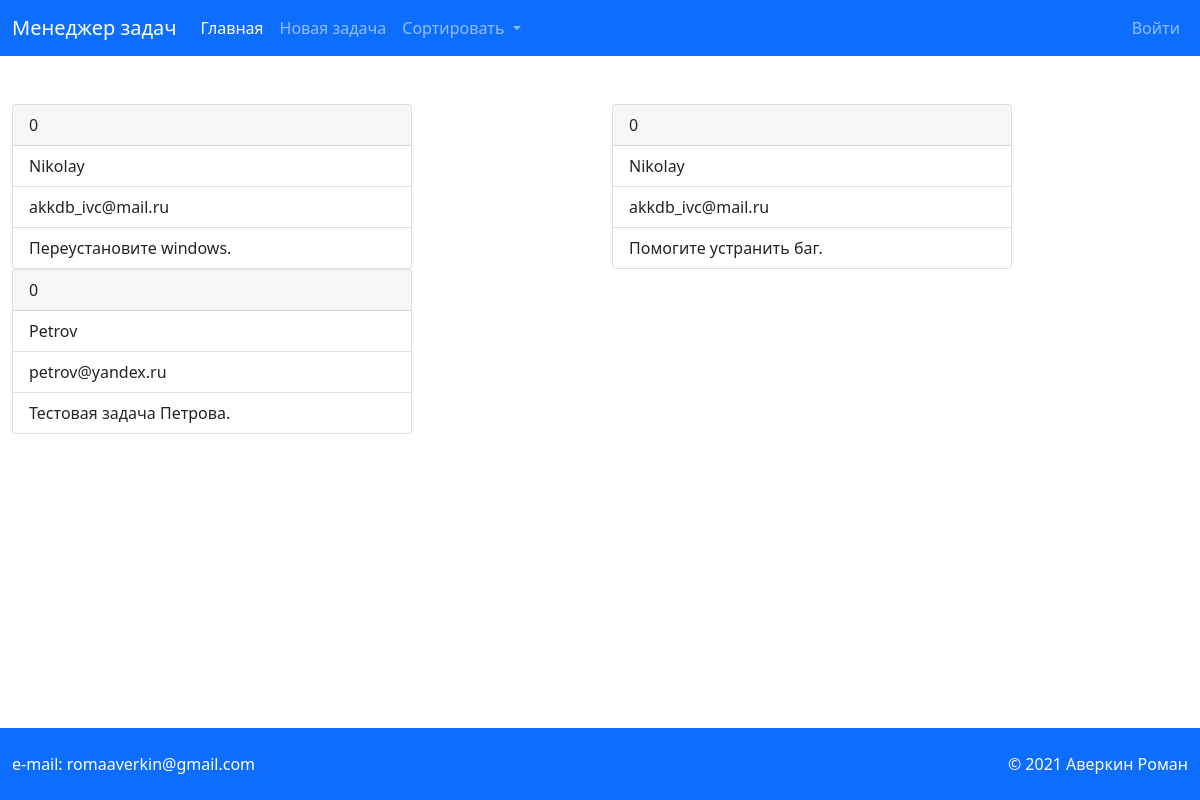
Page /?sort=email&sort_type=asc on the committed database.
### tables this page shows
CREATE TABLE `tasks` (
  `id` int(11) NOT NULL,
  `user_id` int(10) UNSIGNED NOT NULL,
  `task` text NOT NULL,
  `performed` tinyint(1) NOT NULL DEFAULT 0
);

CREATE TABLE `users` (
  `id` int(10) UNSIGNED NOT NULL,
  `login` varchar(30) NOT NULL,
  `email` varchar(50) NOT NULL,
  `password` varchar(50) NOT NULL,
  `role_id` tinyint(3) UNSIGNED NOT NULL
);

### application/core/view.php (called while the page is built)
<?php
class View
{
    function generate($content_view, $template_view, $data = null)
    {
        include 'application/views/'.$template_view;
    }
}

### application/controllers/controller_main.php (called while the page is built)
<?php
class Controller_Main extends Controller
{
    function action_index()
    {
        $task_model = $this->require_model('task_model');
        $data['task_list'] = $task_model->get_task_list();
        $this->view->generate('main_view.php', 'template_view.php', $data['task_list']);
    }
}

### application/bootstrap.php (called while the page is built, shortened)
<?php
$route = new Route;
$route->start();

### index.php (called while the page is built, shortened)
<?php
require_once 'application/bootstrap.php';

### application/models/task_model.php (called while the page is built, shortened)
<?php
class Task_Model extends Model
{
    public function get_task_list()
    {
        $sorting_type_array = array("asc", "desc");
        $sorting = isset($_GET['sort']) ? htmlspecialchars($_GET['sort']) : 'login';
        $sorting_type = isset($_GET['sort_type']) ? htmlspecialchars($_GET['sort_type']) : 'asc';
        if (!array_search($sorting_type, $sorting_type_array)) $sorting_type = 'asc';
        $pdo = $this->db();
        $query = $pdo->prepare("SELECT users.login, users.email, tasks.task, tasks.performed
                                        FROM `tasks`
                                        JOIN `users`
                                        ON tasks.user_id = users.id
                                        ORDER BY $sorting $sorting_type
                                        LIMIT 3");
        $query->execute();
        $result = $query->fetchAll(PDO::FETCH_ASSOC);
        return $result;
    }
}

### application/views/main_view.php (the view)
<section class="mb-5 tasks">
    <div class="container-xxl">
        <div class="row">
            <?php foreach ($data as $task):?>
            <div class="col-sm">
                <div class="card" style="width: 25rem;">
                    <div class="card-header">
                        <?= $task['performed'] ?>
                    </div>
                    <ul class="list-group list-group-flush">
                        <li class="list-group-item"><?= $task['login'] ?></li>
                        <li class="list-group-item"><?= $task['email'] ?></li>
                        <li class="list-group-item"><?= $task['task'] ?></li>
                    </ul>
                </div>
            </div>
            <?php endforeach;?>
        </div>
    </div>
</section>

### css/style.css (style rules this page uses)
.tasks { padding-bottom: 64px; }

### rows in the picture
tasks: performed "0", user.login "Nikolay", user.email "akkdb_ivc@mail.ru", task "Переустановите windows."
tasks: performed "0", user.login "Nikolay", user.email "akkdb_ivc@mail.ru", task "Помогите устранить баг."
tasks: performed "0", user.login "Petrov", user.email "petrov@yandex.ru", task "Тестовая задача Петрова."
